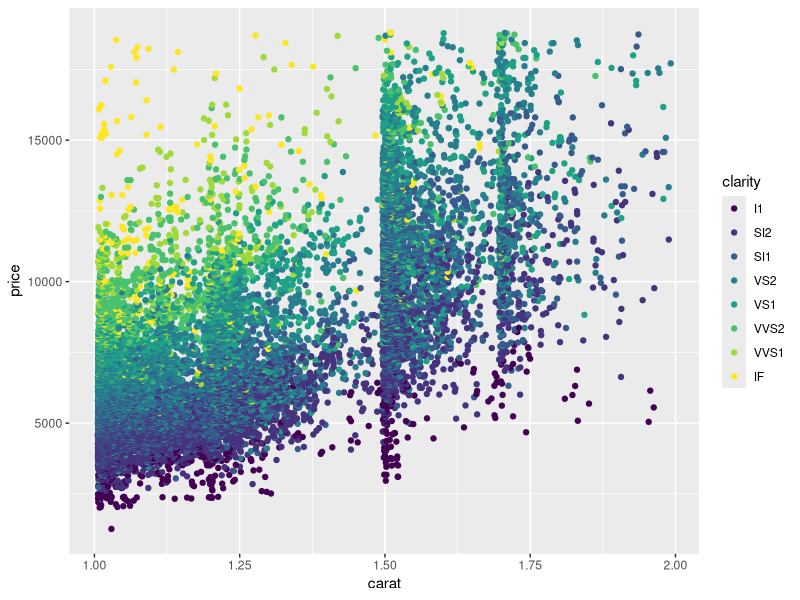

Write R code to recreate this figure.
## ---- chunk 1
knitr::opts_chunk$set(echo = TRUE)
library(tidyverse)
## ---- chunk 2
ggplot(diamonds %>%
         filter(carat > 1 & carat < 2), 
       aes(x = carat, y = price)) + ### Casey did this!
  geom_jitter(aes(color = clarity))
